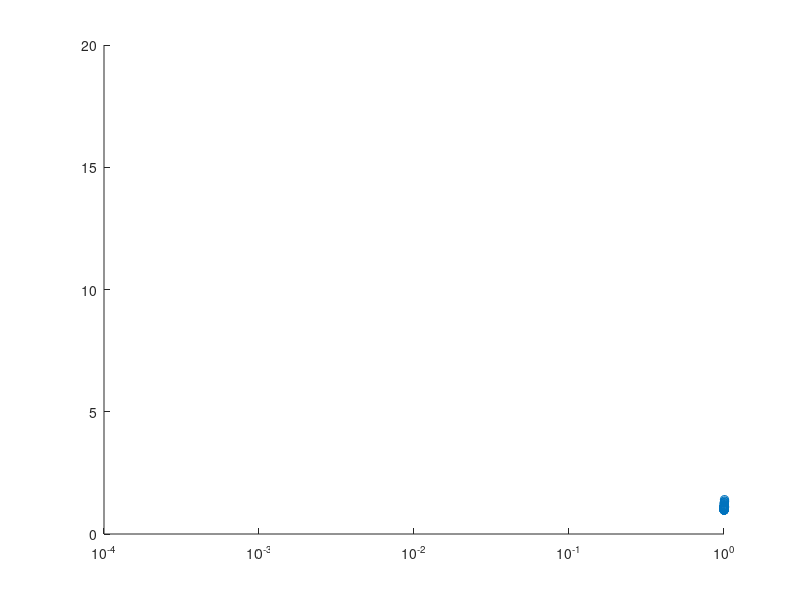

Reproduce this figure in MATLAB. (Note: this script raises an error after producing the figure.)
clear
global coeff;

for f=1:200


    r=.33;
    gamma=.011;
    koff=.0045;
    kon=.00027*10^(f/40);

    XD(1) = 1; %XD  --> 0 or 1; I or A 
    XR(1) = 1; %XR  --> mRNA # 

    c=[koff kon r gamma];     %R1: I -> A, R2: A -> I, R3: m -> m+1, R4: m -> m-1 

    MaxT=1000;
    for i=1:MaxT

        h=[1-XD(i) XD(i) XD(i) XR(i)];
        a=h.*c;
        a0=sum(a); a1=a(1); a2=a(1)+a(2); a3=a(1)+a(2)+a(3);

        Random1 = rand;
        Random2 = rand;

        tau(i) = (1/a0)*log(1/Random1);

        if 0 < Random2*a0 && Random2*a0 <= a1
            XD(i+1) = 1-XD(i);
            XR(i+1) = XR(i);
        elseif a1 < Random2*a0 && Random2*a0 <= (a2)
            XD(i+1) = 1-XD(i);
            XR(i+1) = XR(i);
        elseif (a2) < Random2*a0 && Random2*a0 <= (a3)

            XD(i+1) = XD(i);
            XR(i+1) = XR(i)+1;
        elseif (a3) < Random2*a0 && Random2*a0<= a0
            XD(i+1) = XD(i);
            XR(i+1) = XR(i)-1;
        end
    end



    MeanM=sum(XR(1:end-1).*tau)/sum(tau);
    SecondMoment=sum((XR(1:end-1).^2).*tau)/sum(tau);

    VarianceM=SecondMoment-MeanM^2;
    Fanofactor(f)=(SecondMoment-(MeanM.^2))/MeanM;

    fcin(f) = (1+kon/koff)^(-1);
    kof(f) = koff;
    konn(f)= kon;
    Mean_M(f) = MeanM;
    Mean_M_Max = max(Mean_M(f));

end 

scatter(fcin,Fanofactor);
set(gca,'xscale','log');

Curve_fit_function(fcin, Fanofactor)
list_of_coeff = coeff;


%list_of_coeff
koff/gamma
%Error_percentage = 100 * (list_of_coeff(1:end-1)-(koff/gamma))/(koff/gamma);